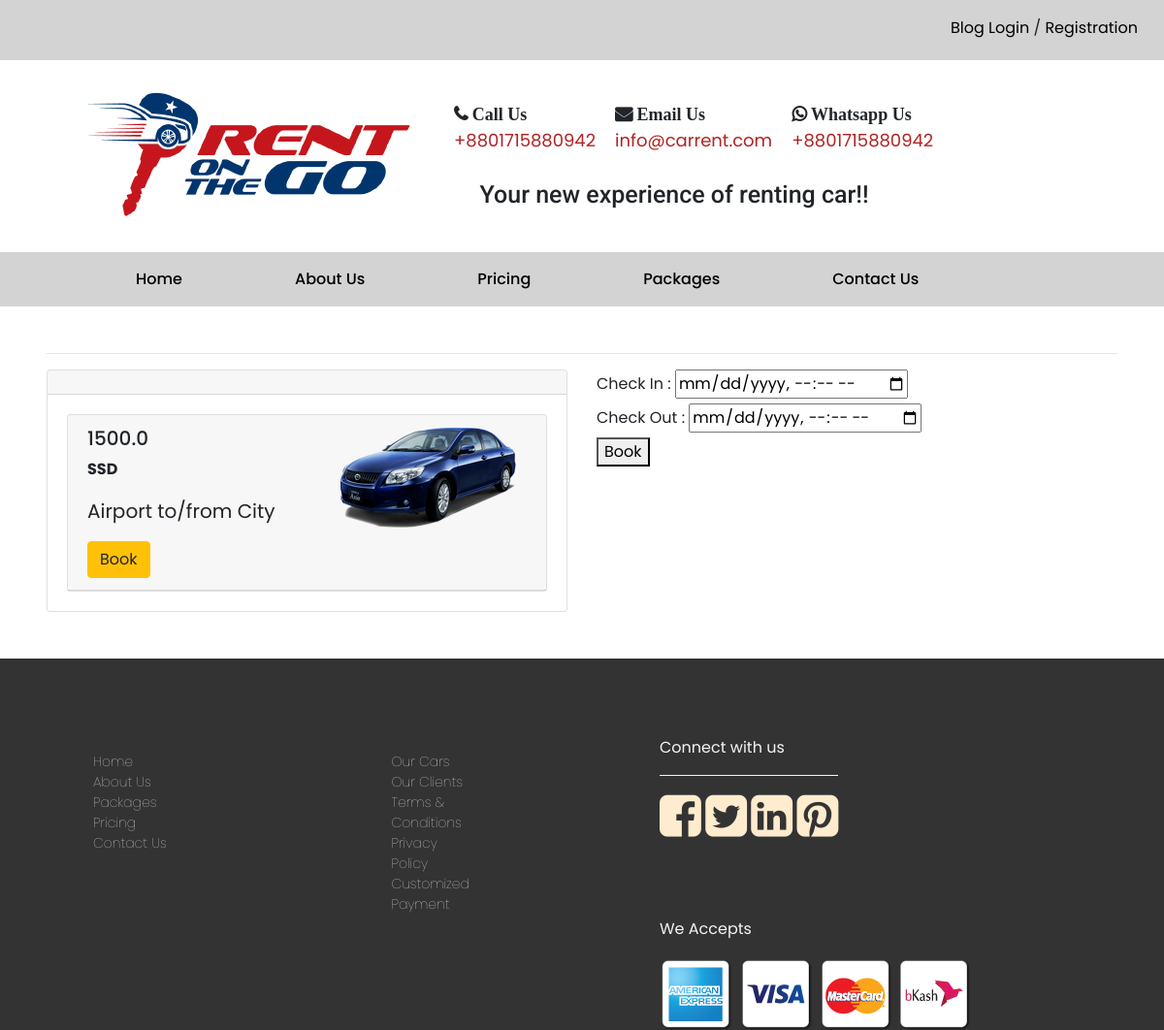
The app's page /rent_details/AIR/2/ with its own data.
### App_rent/models.py (models this page shows, shortened)
class Rent (models.Model):
    PACKAGES_CATEGORIES = (
        ('AIR','AIRPORT'),
        ('DLD','DAILY-DHAKA'),
        ('DLO','DAILY-OUTSIDE'),
        ('HRL','HOURLY'),
        ('MON','MONTHLY'),
        ('OFC','OFFICE'),
    )
    CAR_CATEGORIES = (
        ('SSD','STANDARD-SEDAN'),
        ('PSD','PREMIUM-SEDAN'),
        ('HIC','HIACE'),
        ('NOH','NOAH'),
        ('AXO','TOYOTA-AXIO'),
        ('ALN','TOYOTA-ALION'),
        ('NHH','NOAH-HYBRID'),
        ('PRM','PREMIO'),
        ('BUS','MINI-BUS'),
        ('CRS','LAND-CRUISER'),
       )
    pack_category = models.CharField(max_length=3,choices=PACKAGES_CATEGORIES)
    car_category = models.CharField(max_length=3,choices=CAR_CATEGORIES)
    price = models.FloatField(default=1500)
    image=models.ImageField(upload_to='images')

### App_rent/views.py (the view, shortened to what this page needs)
# urls.py: path('rent_details/<pack_category>/<pk>/', RentDetail,name='rent-details'),
def RentDetail(request, pack_category ,pk ):
    item=get_object_or_404(Rent,pack_category=pack_category ,pk=pk)
    form = BookingForm()
    user= request.user
    print(user)
    return render(request,'App_rent/rental_details.html',context={'item':item ,'form':form})

### App_rent/forms.py
class BookingForm(forms.ModelForm):
    check_in = forms.DateTimeField(required=True, input_formats=['%Y-%m-%dT%H:%M', ])
    check_out = forms.DateTimeField(required=True, input_formats=['%Y-%m-%dT%H:%M', ])
    class Meta:
        model = Booking
        fields= ('check_in','check_out')

### templates/App_rent/rental_details.html (shortened to what this page needs)
{% extends "base.html" %} {% block title_block %} rent List {% endblock %}
{%block body_block %}
<div class="about-us">
  <hr />
  <div class="product-row">
    <div class="row">
      <div class="col">
        <div class="card">
          <div class="card-header"></div>
          <div class="card-body">
            <blockquote class="blockquote mb-0">
              <div class="card">
                <div class="card-header">
                  <div class="row">
                    <div class="col">
                      <h5>{{item.price}}</h5>
                      <p style="font-size: 16px; font-weight: bold">
                        {{item.car_category}}
                      </p>
                      <p>Airport to/from City</p>
                      <a href="#" class="btn btn-warning">Book</a>
                    </div>
                    <div>
                      <img src="/media/{{item.image}}" />
                    </div>
                  </div>
                </div>
              </div>
            </blockquote>
          </div>
        </div>
        </div>
        <div class="col">
        <form method="POST">
                <div class="input-div">
                    <label for="id_check_in">Check In : </label>
                    <input type="datetime-local" id="id_check_in" name="check_in">
                </div>
                <div class="input-div">
                    <label for="id_check_out">Check Out : </label>
                    <input type="datetime-local" id="id_check_out" name="check_out">
                </div>
                <div class="input-div">
                    <button type="submit">Book</button>
                </div>
        </form>
        </div>
      </div>
    </div>
  </div>
  {%endblock %}

### static/base.css (style rules this page uses)
body { font-family: 'Poppins', sans-serif; margin: 0; padding: 0; }
.about-us { margin: 3rem; }

### records on screen
Rent: price "1500.0", car_category "SSD", image (picture)
